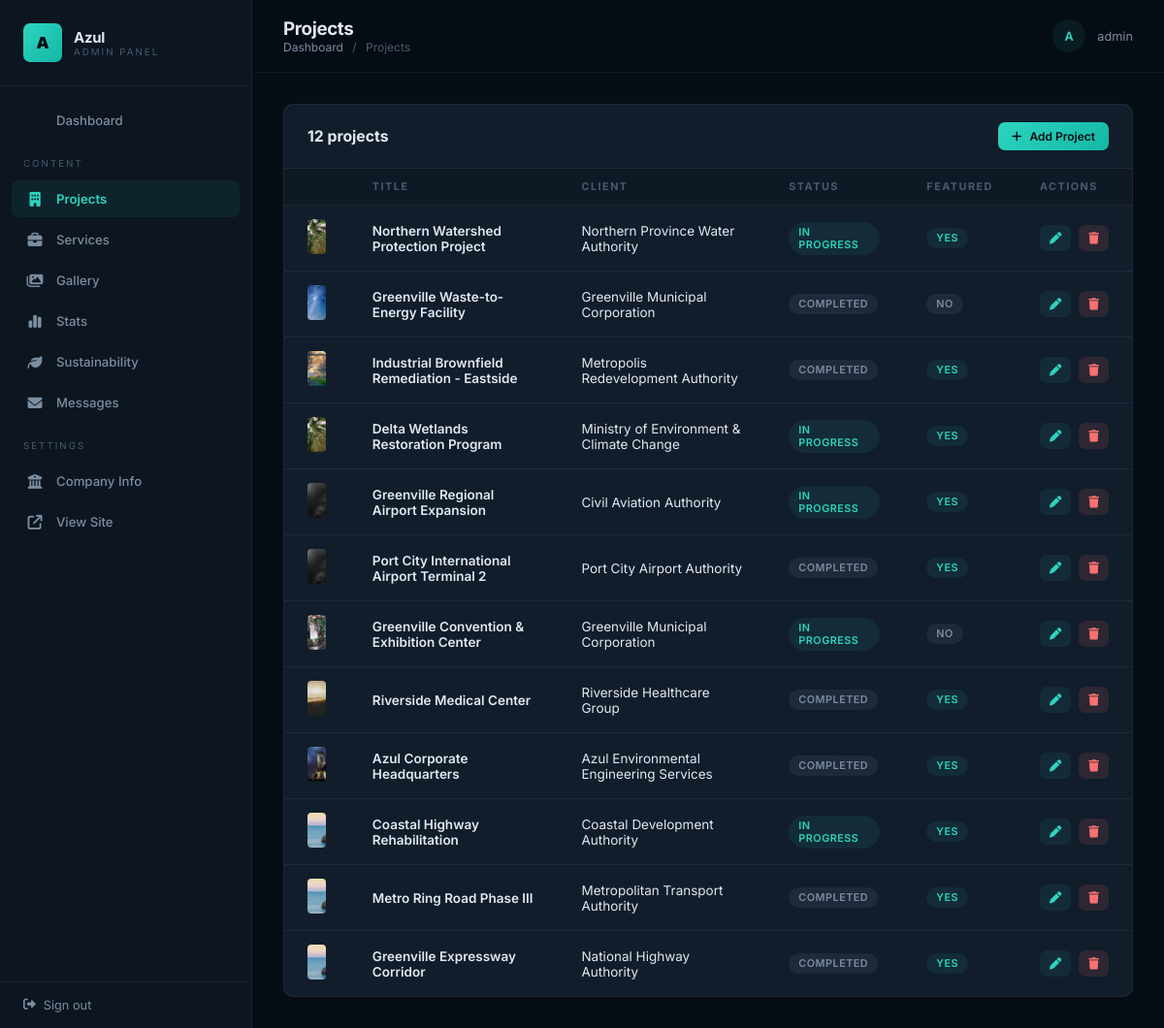
Page /manage/admin/projects/ (signed in) on the committed database.
### core/models.py (models this page shows, shortened)
class Project(models.Model):
    STATUS_CHOICES = [
        ('in_progress', 'In Progress'),
        ('completed', 'Completed'),
        ('upcoming', 'Upcoming'),
    ]
    title = models.CharField(max_length=300)
    slug = models.SlugField(unique=True, blank=True)
    short_description = models.CharField(max_length=400, blank=True)
    description = models.TextField()
    client = models.CharField(max_length=300, blank=True)
    location = models.CharField(max_length=300, blank=True)
    status = models.CharField(max_length=20, choices=STATUS_CHOICES, default='in_progress')
    completion_year = models.PositiveIntegerField(blank=True, null=True)
    featured_image = models.ImageField(upload_to='projects/')
    services = models.ManyToManyField(Service, related_name='projects', blank=True)
    featured = models.BooleanField(default=False)
    created_at = models.DateTimeField(auto_now_add=True)
    class Meta:
        ordering = ['-created_at']

### dashboard/views.py (the view)
# urls.py: path('projects/', views.project_list, name='dashboard_projects'),
@login_required(login_url='dashboard_login')
@superuser_required
def project_list(request):
    projects = Project.objects.all()
    return render(request, 'dashboard/projects/list.html', {'projects': projects})

### core/context_processors.py (called while the page is built)
def company_context(request):
    return {'company': CompanyInfo.objects.first()}

### dashboard/views.py (called while the page is built)
def superuser_required(view_func):
    return user_passes_test(lambda u: u.is_superuser, login_url='dashboard_login')(view_func)

### templates/dashboard/projects/list.html (shortened to what this page needs)
{% extends 'dashboard/base.html' %}
{% block header_title %}Projects{% endblock %}
{% block breadcrumb %}<a href="{% url 'dashboard_home' %}">Dashboard</a> <span>/</span> Projects{% endblock %}
{% block dashboard_content %}
<div class="table-wrapper">
    <div class="table-toolbar">
        <span class="table-toolbar__title">{{ projects.count }} project{{ projects.count|pluralize }}</span>
        <a href="{% url 'dashboard_project_create' %}" class="btn btn--primary btn--sm">
            <i class="fa-solid fa-plus"></i> Add Project
        </a>
    </div>
    {% if projects %}
    <table>
        <thead>
            <tr>
                <th></th>
                <th>Title</th>
                <th>Client</th>
                <th>Status</th>
                <th>Featured</th>
                <th>Actions</th>
            </tr>
        </thead>
        <tbody>
            {% for project in projects %}
            <tr>
                <td>
                    {% if project.featured_image %}
                    <img src="{{ project.featured_image.url }}" alt="" class="table-img">
                    {% endif %}
                </td>
                <td style="font-weight: 600;">{{ project.title }}</td>
                <td>{{ project.client|default:'-' }}</td>
                <td>
                    <span class="badge {% if project.status == 'in_progress' %}badge--success{% elif project.status == 'completed' %}badge--muted{% else %}badge--warning{% endif %}">
                        {{ project.get_status_display }}
                    </span>
                </td>
                <td>{% if project.featured %}<span class="badge badge--success">Yes</span>{% else %}<span class="badge badge--muted">No</span>{% endif %}</td>
                <td>
                    <div class="table-actions">
                        <a href="{% url 'dashboard_project_edit' project.pk %}" class="edit"><i class="fa-solid fa-pen"></i></a>
                        <a href="{% url 'dashboard_project_delete' project.pk %}" class="delete" onclick="return confirm('Delete this project?')"><i class="fa-solid fa-trash"></i></a>
                    </div>
                </td>
            </tr>
            {% endfor %}
        </tbody>
    </table>
    {% else %}
    <div class="empty">
        <i class="fa-solid fa-folder-open"></i>
        <p>No projects yet.</p>
    </div>
    {% endif %}
</div>
{% endblock %}

### templates/dashboard/base.html (shortened to what this page needs)
<!DOCTYPE html>
<html lang="en">
<head>
    <link rel="stylesheet" href="https://cdnjs.cloudflare.com/ajax/libs/font-awesome/6.5.1/css/all.min.css">
</head>
<body>
    <aside class="sidebar">
        <div class="sidebar__brand">
            <div class="sidebar__brand-icon">A</div>
            <div>
                <div class="sidebar__brand-text">Azul</div>
                <div class="sidebar__brand-sub">Admin Panel</div>
            </div>
        </div>
        <nav class="sidebar__nav">
            <a href="{% url 'dashboard_home' %}" class="sidebar__link {% if request.resolver_match.url_name == 'dashboard_home' %}active{% endif %}">
                 Dashboard
            </a>
            <div class="sidebar__section">Content</div>
            <a href="{% url 'dashboard_projects' %}" class="sidebar__link {% if 'project' in request.resolver_match.url_name %}active{% endif %}">
                <i class="fa-solid fa-building"></i> Projects
            </a>
            <a href="{% url 'dashboard_services' %}" class="sidebar__link {% if 'service' in request.resolver_match.url_name %}active{% endif %}">
                <i class="fa-solid fa-briefcase"></i> Services
            </a>
            <a href="{% url 'dashboard_gallery' %}" class="sidebar__link {% if 'gallery' in request.resolver_match.url_name %}active{% endif %}">
                <i class="fa-solid fa-images"></i> Gallery
            </a>
            <a href="{% url 'dashboard_stats' %}" class="sidebar__link {% if 'stat' in request.resolver_match.url_name %}active{% endif %}">
                <i class="fa-solid fa-chart-simple"></i> Stats
            </a>
            <a href="{% url 'dashboard_sustainability' %}" class="sidebar__link {% if 'sustainability' in request.resolver_match.url_name %}active{% endif %}">
                <i class="fa-solid fa-leaf"></i> Sustainability
            </a>
            <a href="{% url 'dashboard_contact_messages' %}" class="sidebar__link {% if 'message' in request.resolver_match.url_name %}active{% endif %}">
                <i class="fa-solid fa-envelope"></i> Messages
            </a>
            <div class="sidebar__section">Settings</div>
            <a href="{% url 'dashboard_company' %}" class="sidebar__link {% if 'company' in request.resolver_match.url_name %}active{% endif %}">
                <i class="fa-solid fa-building-columns"></i> Company Info
            </a>
            <a href="{% url 'home' %}" class="sidebar__link" target="_blank">
                <i class="fa-solid fa-arrow-up-right-from-square"></i> View Site
            </a>
        </nav>
        <div class="sidebar__footer">
            <a href="{% url 'dashboard_logout' %}">
                <i class="fa-solid fa-right-from-bracket"></i> Sign out
            </a>
        </div>
    </aside>
    <div class="main">
        <header class="main__header">
            <div>
                <h1 class="main__title">{% block header_title %}Dashboard{% endblock %}</h1>
                <div class="main__breadcrumb">{% block breadcrumb %}{% endblock %}</div>
            </div>
            <div class="main__user">
                <div class="main__user-avatar">{{ request.user.username|first|upper }}</div>
                {{ request.user.username }}
            </div>
        </header>
        <div class="main__content">
            {% block dashboard_content %}{% endblock %}
        </div>
    </div>
</body>
</html>

### rows in the picture
Project: featured_image (picture), title "Northern Watershed Protection Project", client "Northern Province Water Authority", status "IN PROGRESS", featured "YES"
Project: featured_image (picture), title "Greenville Waste-to-Energy Facility", client "Greenville Municipal Corporation", status "COMPLETED", featured "NO"
Project: featured_image (picture), title "Industrial Brownfield Remediation - Eastside", client "Metropolis Redevelopment Authority", status "COMPLETED", featured "YES"
Project: featured_image (picture), title "Delta Wetlands Restoration Program", client "Ministry of Environment & Climate Change", status "IN PROGRESS", featured "YES"
Project: featured_image (picture), title "Greenville Regional Airport Expansion", client "Civil Aviation Authority", status "IN PROGRESS", featured "YES"
Project: featured_image (picture), title "Port City International Airport Terminal 2", client "Port City Airport Authority", status "COMPLETED", featured "YES"
Project: featured_image (picture), title "Greenville Convention & Exhibition Center", client "Greenville Municipal Corporation", status "IN PROGRESS", featured "NO"
Project: featured_image (picture), title "Riverside Medical Center", client "Riverside Healthcare Group", status "COMPLETED", featured "YES"
Project: featured_image (picture), title "Azul Corporate Headquarters", client "Azul Environmental Engineering Services", status "COMPLETED", featured "YES"
Project: featured_image (picture), title "Coastal Highway Rehabilitation", client "Coastal Development Authority", status "IN PROGRESS", featured "YES"
Project: featured_image (picture), title "Metro Ring Road Phase III", client "Metropolitan Transport Authority", status "COMPLETED", featured "YES"
Project: featured_image (picture), title "Greenville Expressway Corridor", client "National Highway Authority", status "COMPLETED", featured "YES"

### other values in the picture
{{ request.user.username|first|upper }} "A"
{{ request.user.username }} "admin"
{{ projects.count }} "12"
